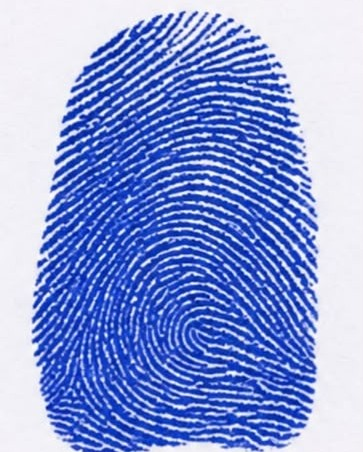
#> input picture data/real_world/AB-/real_ink_print_01.jpeg, 363 x 452 px
$ python -i image_preprocess.py   (imports and definitions only)
#> lines starting #> are read from the running program, lines starting #| are printed output that depends on the picture
#> further down, picture is the input picture: PIL image 363x452 RGB; mean R, G, B 135.8, 154.3, 214.8
"""
BioPrint Vision — Image Preprocessing Module

Provides deterministic, reproducible preprocessing for both training and inference.
The exact same transforms (minus augmentation) are applied across train, test,
and inference pipelines to avoid train/test distribution shift.
"""

from pathlib import Path
from typing import Union
import cv2
import numpy as np
from PIL import Image
from torchvision import transforms

# ── Constants (ImageNet Standard) ─────────────────────────────────────────────
IMG_SIZE = 224
IMAGENET_MEAN = [0.485, 0.456, 0.406]
IMAGENET_STD = [0.229, 0.224, 0.225]


# [25 lines left out: functions get_train_transform, get_val_transform, not called in this run]


# Standard alias
get_inference_transform = get_val_transform


# [66 lines left out: function load_and_validate_image, not called in this run]


def apply_clahe(
    pil_img: Image.Image,
    clip_limit: float = 2.0,
    tile_grid_size: tuple = (8, 8),
) -> Image.Image:
    """
    Apply Contrast Limited Adaptive Histogram Equalization (CLAHE) on the L-channel
    in LAB color space to enhance ridge-valley contrast.

    Args:
        pil_img: RGB PIL Image
        clip_limit: CLAHE threshold for contrast limiting
        tile_grid_size: Grid size for histogram equalization

    Returns:
        Enhanced RGB PIL Image
    """
#> called with clip_limit = 2, tile_grid_size = (8, 8)
    img_np = np.array(pil_img.convert("RGB"))
    lab = cv2.cvtColor(img_np, cv2.COLOR_RGB2LAB)
#> lab: shape (452, 363, 3); mean of channels 0, 1, 2 164, 142, 94.5
    l_channel, a_channel, b_channel = cv2.split(lab)
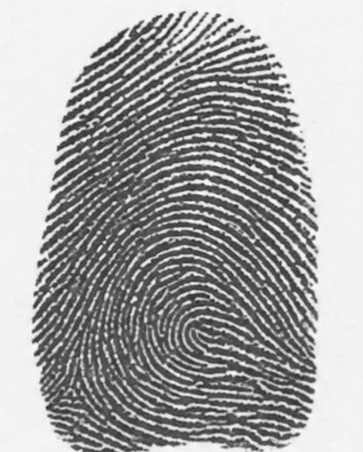
#> l_channel: shape (452, 363); min 34, max 255, mean 164
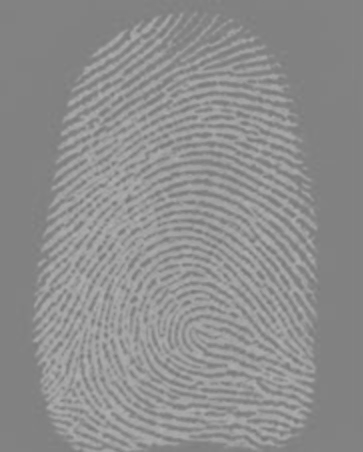
#> a_channel: shape (452, 363); min 117, max 176, mean 142
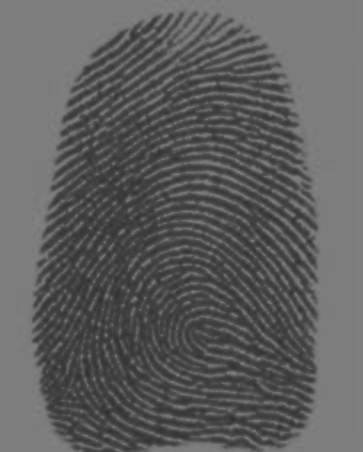
#> b_channel: shape (452, 363); min 47, max 131, mean 94.5

    clahe = cv2.createCLAHE(clipLimit=clip_limit, tileGridSize=tile_grid_size)
    l_enhanced = clahe.apply(l_channel)
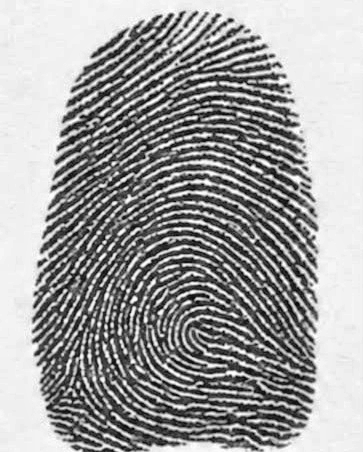
#> l_enhanced: shape (452, 363); min 8, max 255, mean 157.7

    lab_enhanced = cv2.merge([l_enhanced, a_channel, b_channel])
#> lab_enhanced: shape (452, 363, 3); mean of channels 0, 1, 2 157.7, 142, 94.5
    rgb_enhanced = cv2.cvtColor(lab_enhanced, cv2.COLOR_LAB2RGB)
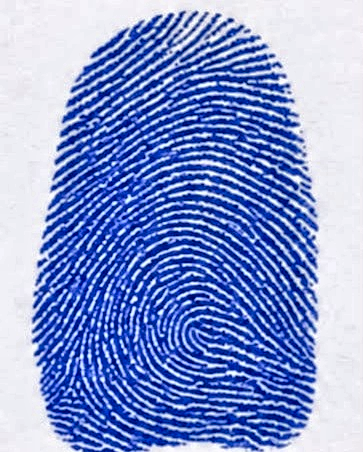
#> rgb_enhanced: shape (452, 363, 3); mean R, G, B 130.5, 149.3, 207

    return Image.fromarray(rgb_enhanced)

>>> from PIL import Image
>>> picture = Image.open('../data/real_world/AB-/real_ink_print_01.jpeg')
>>> result = apply_clahe(picture)

$ run again, on data/real_world/AB-/real_ink_print_02.jpeg
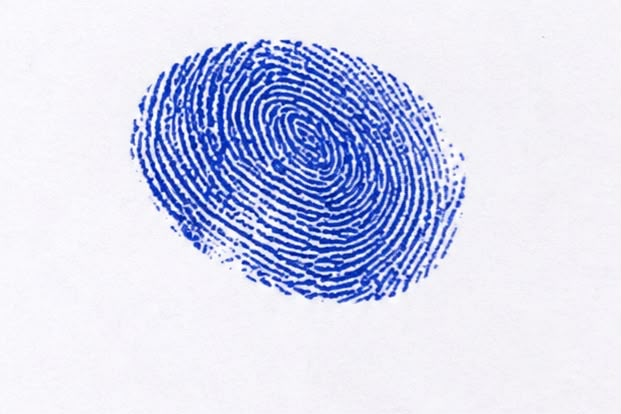
#> input picture data/real_world/AB-/real_ink_print_02.jpeg, 621 x 414 px
#> picture is the input picture: PIL image 621x414 RGB; mean R, G, B 211.8, 215.9, 238.5
#> lab: shape (414, 621, 3); mean of channels 0, 1, 2 220.4, 133.1, 116
#> in apply_clahe, `l_channel, a_channel, b_channel = cv2.split(lab)`:
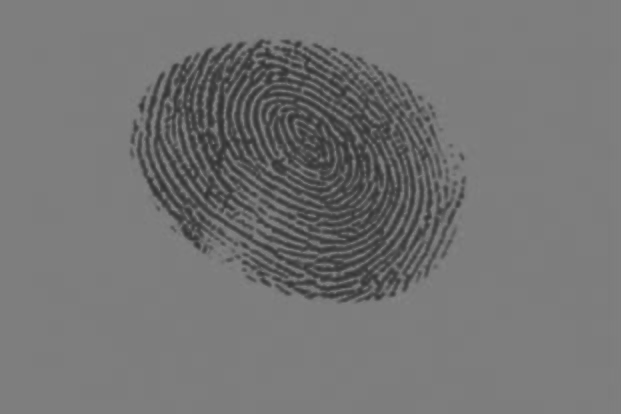
#> b_channel: shape (414, 621); min 50, max 133, mean 116
#> lab_enhanced: shape (414, 621, 3); mean of channels 0, 1, 2 212.2, 133.1, 116
#> in apply_clahe, `rgb_enhanced = cv2.cvtColor(lab_enhanced, cv2.COLOR_LAB2RGB)`:
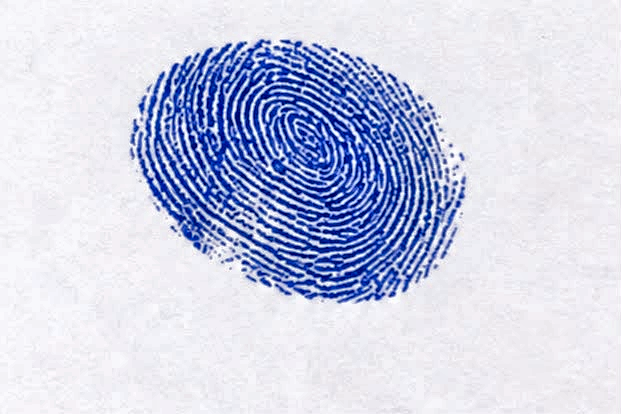
#> rgb_enhanced: shape (414, 621, 3); mean R, G, B 203.2, 207.8, 229.5

$ run again, on data/real_world/AB-/real_ink_print_03.jpeg
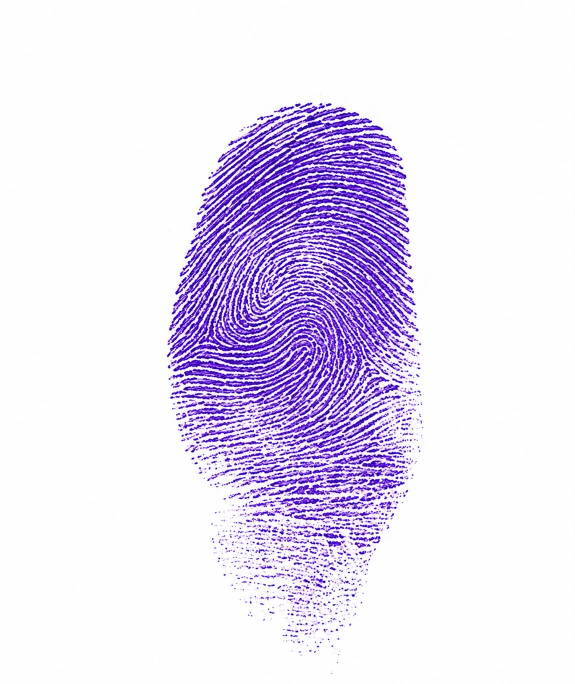
#> input picture data/real_world/AB-/real_ink_print_03.jpeg, 1149 x 1368 px (shown at 1/2 size)
#> picture is the input picture: PIL image 1149x1368 RGB; mean R, G, B 231.5, 224.1, 245
#> lab: shape (1368, 1149, 3); mean of channels 0, 1, 2 230.3, 135.6, 118.5
#> in apply_clahe, `l_channel, a_channel, b_channel = cv2.split(lab)`:
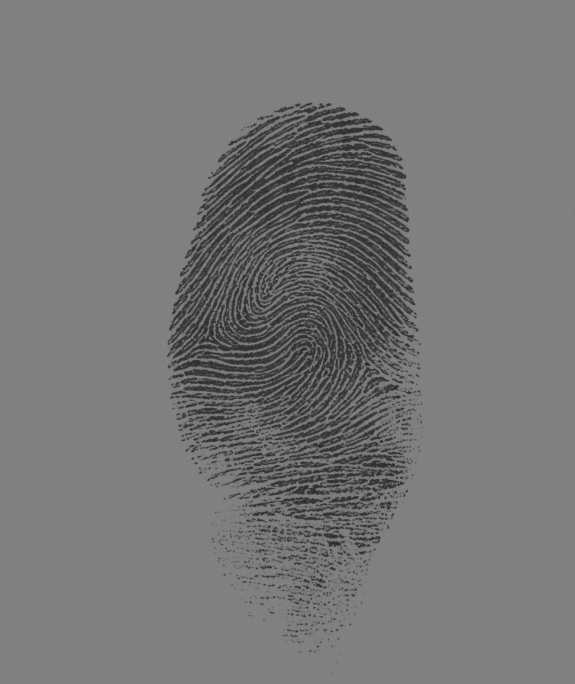
#> b_channel: shape (1368, 1149) (shown at 1/2 size); min 36, max 136, mean 118.5
#> lab_enhanced: shape (1368, 1149, 3); mean of channels 0, 1, 2 225.9, 135.6, 118.5
#> in apply_clahe, `rgb_enhanced = cv2.cvtColor(lab_enhanced, cv2.COLOR_LAB2RGB)`:
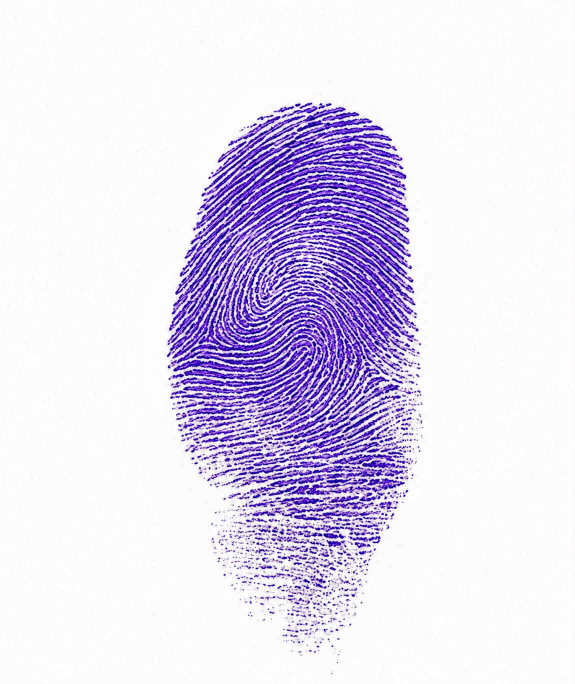
#> rgb_enhanced: shape (1368, 1149, 3) (shown at 1/2 size); mean R, G, B 226.4, 220.1, 240.3
